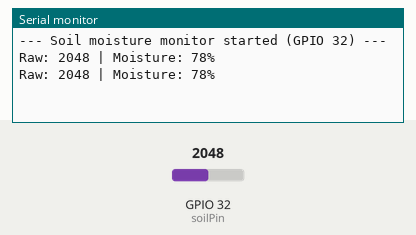
Recording of a sketch running on a simulated ESP32. Shown: the last lines printed to the serial monitor. The test bench sets the inputs (shaded band); at power-on: GPIO 32 (soilPin) = 2048.

Above: at 2.8 s.
2.9 s: GPIO 32 (soilPin) set to 2866
At 4.6 s:
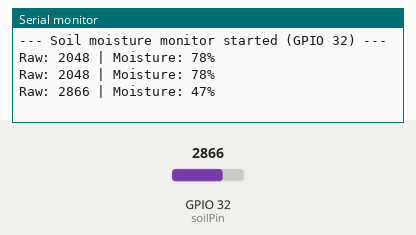
5.6 s: GPIO 32 (soilPin) set to 3603
At 7.4 s:
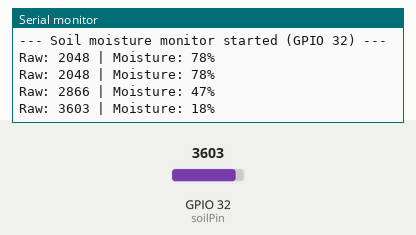
Timing chart, 0 to 8.9 s (numbered marks = the images above; inputs shaded):
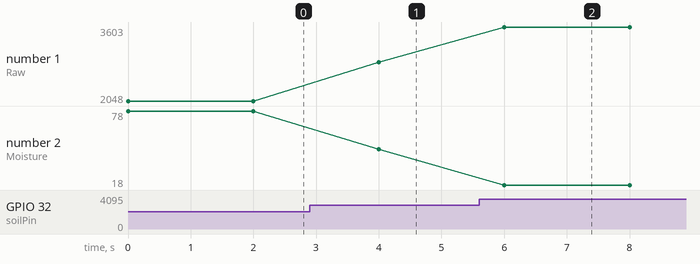

Measured:
- after the input at 2.9 s, the serial monitor: prints a new line after 1.1 s (image 1)
- after the input at 5.6 s, the serial monitor: prints a new line after 0.40 s (image 2)
- plotted number 1: 2048 → 2866 after the input at 2.9 s, 2866 → 3603 after the input at 5.6 s
- plotted number 2: 78 → 47 after the input at 2.9 s, 47 → 18 after the input at 5.6 s

The sketch:

esp32_1_tuoi_cay.ino
```cpp
#include <Arduino.h>

// Scaffold entry point matching the project plan.
// PlatformIO still builds src/main.cpp in this workspace.
```

mqtt_handler.cpp
```cpp
#include "mqtt_handler.h"

void mqttHandlerBegin() {}

void mqttHandlerLoop() {}
```

mqtt_handler.h
```cpp
#pragma once

void mqttHandlerBegin();
void mqttHandlerLoop();
```

relay_control.cpp
```cpp
#include "relay_control.h"

void relayControlBegin() {}

void setPumpRelay(bool enabled)
{
    (void)enabled;
}

void setMistRelay(bool enabled)
{
    (void)enabled;
}
```

relay_control.h
```cpp
#pragma once

void relayControlBegin();
void setPumpRelay(bool enabled);
void setMistRelay(bool enabled);
```

soil_sensor.cpp
```cpp
#include "soil_sensor.h"

void soilSensorBegin() {}

int soilSensorReadPercent()
{
    return 0;
}
```

soil_sensor.h
```cpp
#pragma once

void soilSensorBegin();
int soilSensorReadPercent();
```

main.cpp
```cpp
#include <Arduino.h>

const int soilPin = 32;

const int DRY_VALUE = 4095;
const int WET_VALUE = 1500;

void setup()
{
    Serial.begin(115200);
    pinMode(soilPin, INPUT);
    Serial.println("--- Soil moisture monitor started (GPIO 32) ---");
}

void loop()
{
    int rawValue = analogRead(soilPin);
    int moisturePercent = map(rawValue, DRY_VALUE, WET_VALUE, 0, 100);
    moisturePercent = constrain(moisturePercent, 0, 100);

    Serial.print("Raw: ");
    Serial.print(rawValue);
    Serial.print(" | Moisture: ");
    Serial.print(moisturePercent);
    Serial.println("%");

    delay(2000);
}
```
